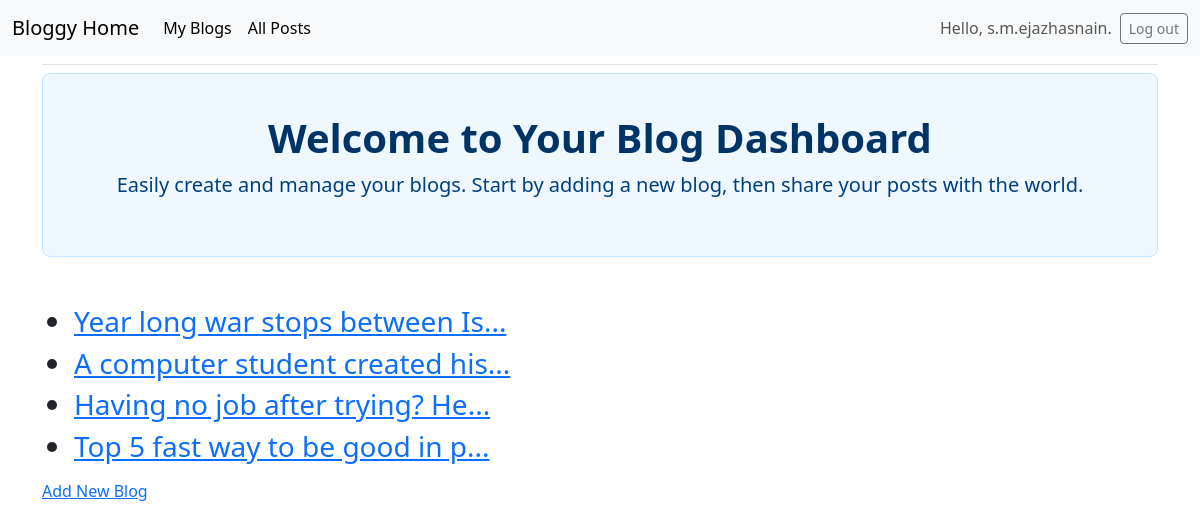
/blogs/ (signed in), run on the app's committed database.
### blogs/models.py (models this page shows)
class blog_name(models.Model):
    b_name=models.CharField(max_length=100)
    date=models.DateTimeField(auto_now_add=True)
    user=models.ForeignKey(User,on_delete=models.CASCADE) # Connecting data to certain users. Still other logged in users can access other peoples data through url.
    def __str__(self):
        if len(self.b_name)>30:
            return f'{self.b_name[:30]}...'
        else:
            return f"{self.b_name}"

### blogs/views.py (the view)
# urls.py: path('blogs/',views.all_blogs,name='all_blogs'),
@login_required # TO make it work add login_url in settings
@never_cache
def all_blogs(request):
    name=blog_name.objects.filter(user=request.user) # left user is a foreign key.
    context={'blog_names':name}
    return render(request,'blogs/blogs.html',context)

### blogs/templates/blogs/blogs.html
{% extends "blogs/base.html" %}
{% block content %}
<div class="p-4 mb-5" style="background-color: #f0f8ff; border: 1px solid #c4e3ff; border-radius: .5rem;">
    <div class="container-fluid text-center py-3">
        <h1 class="display-7 fw-bold" style="color: #003366;">Welcome to Your Blog Dashboard</h1>
        <p class="lead" style="color: #004080;">Easily create and manage your blogs. Start by adding a new blog, then
            share your posts with the world.</p>
    </div>
</div>
<ul>
    {%for x in blog_names%}
    <h3>
        <li>
            <a href="{% url 'blogs:blogs' x.id%}">
                {{x}}
            </a>
        </li>
    </h3>
    {%endfor%}
</ul>
<a href="{%url 'blogs:new_blogs'%}" style="padding-bottom: 10%;">Add New Blog</a>
{% endblock content %}

### blogs/templates/blogs/base.html (shortened to what this page needs)
<!DOCTYPE html>
<html lang="en">
<head>
    {% load django_bootstrap5 %}
    {% bootstrap_css %}
</head>
<body>
    <nav class="navbar navbar-expand-lg bg-body-tertiary">
        <div class="container-fluid">
            <a class="navbar-brand" href="{%url 'blogs:home' %}">Bloggy Home</a>
            <div class="collapse navbar-collapse" id="navbarSupportedContent">
                <ul class="navbar-nav me-auto mb-2 mb-lg-0">
                    {%if user.is_authenticated%}
                    <li class="nav-item">
                        <a class="nav-link active" aria-current="page" href="{%url 'blogs:all_blogs' %}">My Blogs</a>
                    </li>
                    {%endif%}
                    <li class="nav-item">
                        <a class="nav-link active" aria-current="page" href="{%url 'blogs:posts' %}">All Posts</a>
                    </li>
                </ul>
                <ul class="navbar-nav ms-auto mb-2 mb-md-0">
                    {% if user.is_authenticated %}
                    <li class="nav-item">
                        <span class="navbar-text me-2">Hello, {{ user.username }}.
                        </span>
                    </li>
                    {% endif %}
                </ul>
                {% if user.is_authenticated %}
                <form action="{% url 'accounts:logout' %}" method='post'>
                    <button name='submit' class='btn btn-outline-secondary btn-sm'>
                        Log out</button>
                </form>
                {% endif %}
            </div>
        </div>
    </nav>
    <main class="container">
        <div class="pb-2 mb-2 border-bottom">
        </div>
        <div>
            {% block content %}{% endblock content %}
        </div>
</body>
</html>

### data on the page
blog_name: b_name "Year long war stops between Is..."
blog_name: b_name "A computer student created his..."
blog_name: b_name "Having no job after trying? He..."
blog_name: b_name "Top 5 fast way to be good in p..."

### other printed values
{{ user.username }} "s.m.ejazhasnain"
